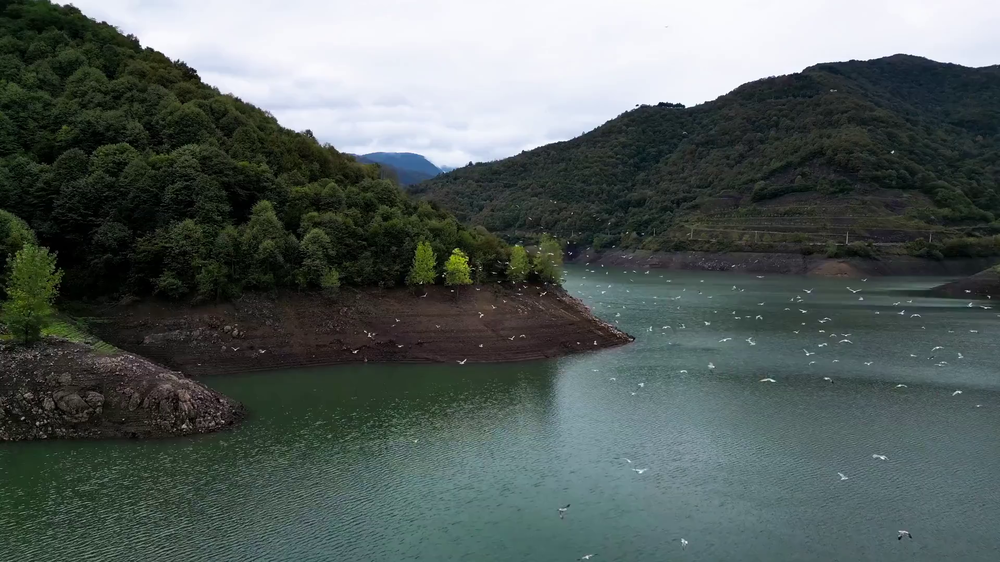
#> input picture frames/frame_0000.png, 1000 x 562 px, shrunk from 1920 x 1080 before the run; its folder holds only this picture in this run
$ python check_frames_visually.py
#> lines starting #> are read from the running program, lines starting #| are printed output that depends on the picture; after the words box and inside, x2 and y2 are one past the last pixel; in counts of white or black regions, pixels touching at a corner belong together
#!/usr/bin/env python3
import cv2
import numpy as np
import os

def check_frames_for_text():
    """Check frames for visible text using OCR-like techniques"""
    frames_dir = 'frames'
    frames = sorted([f for f in os.listdir(frames_dir) if f.endswith('.png')])

    print(f"Checking {len(frames)} frames for visible text...")

    for frame_file in frames[:20]:  # Check first 20 frames
        frame_path = os.path.join(frames_dir, frame_file)
        img = cv2.imread(frame_path)
#> img is the input picture: shape (562, 1000, 3); mean B, G, R 92.3, 95.1, 85.2

        if img is None:
            continue

        # Convert to grayscale
        gray = cv2.cvtColor(img, cv2.COLOR_BGR2GRAY)
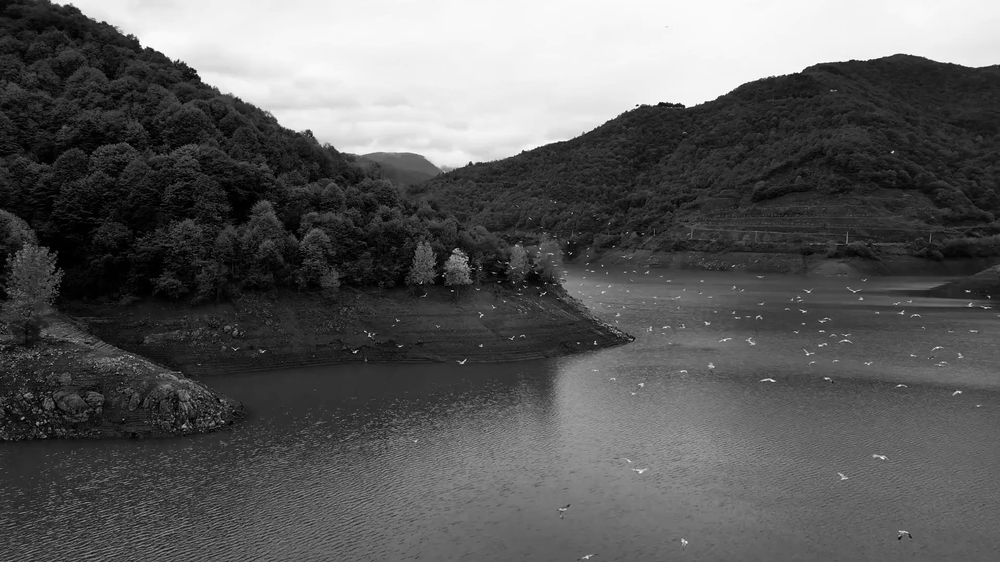
#> gray: shape (562, 1000); min 0, max 255, mean 91.8

        # Apply threshold to find text-like regions
        _, thresh = cv2.threshold(gray, 127, 255, cv2.THRESH_BINARY)
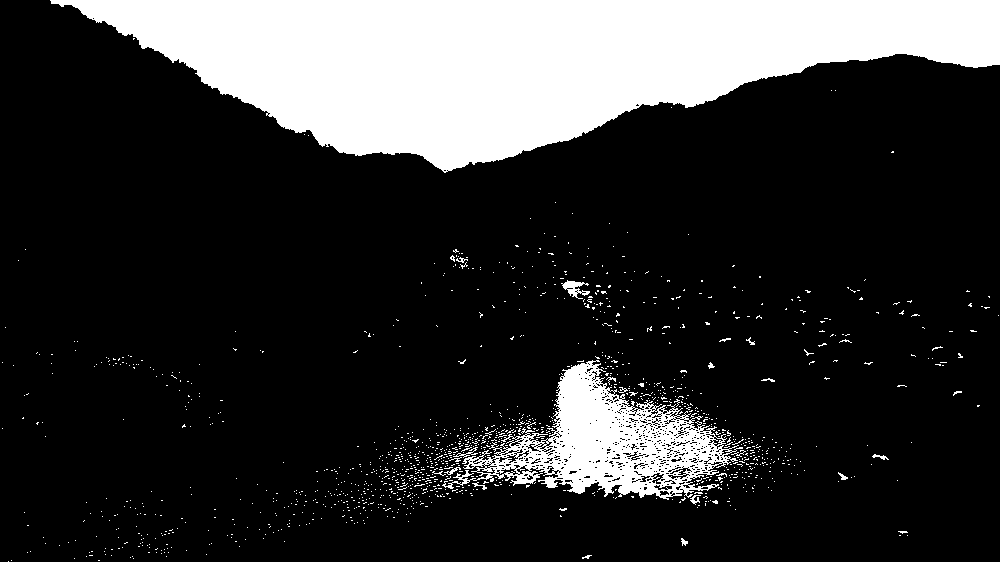
#> thresh: shape (562, 1000); 20.1% white; 1349 white regions (1327 under 20 px), largest, box (x1, y1, x2, y2) and area: (50, 0, 1000, 173) 93219, (442, 360, 743, 500) 15586, (561, 280, 590, 299) 237

        # Look for high contrast regions (potential text)
        edges = cv2.Canny(gray, 50, 150)
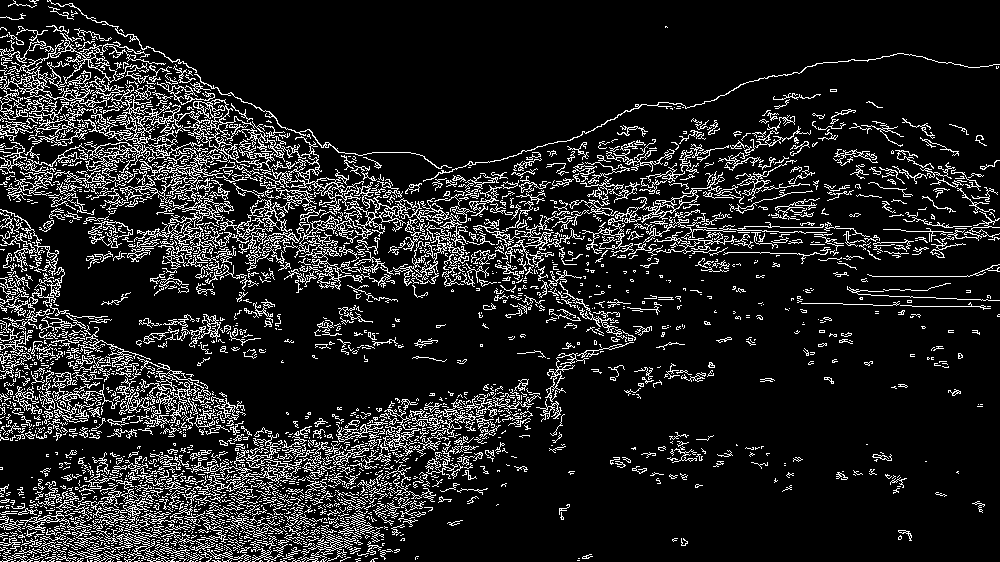
#> edges: shape (562, 1000); 12.9% white in thin lines or dots
        edge_density = np.sum(edges > 0) / (edges.shape[0] * edges.shape[1])
#> edge_density = 0.129

        # Check if frame has unusual patterns that might be text
        # Look at specific regions where text might appear (corners, center)
        h, w = gray.shape
#> h = 562; w = 1000

        # Check corners and center
        regions = [
            gray[0:h//10, 0:w//10],  # Top-left
            gray[0:h//10, -w//10:],  # Top-right
            gray[-h//10:, 0:w//10],  # Bottom-left
            gray[-h//10:, -w//10:],  # Bottom-right
            gray[h//2-h//20:h//2+h//20, w//2-w//20:w//2+w//20],  # Center
        ]

        for i, region in enumerate(regions):
            # Check if region has high variance (text has high variance)
            if np.var(region) > 1000:  # Threshold for text-like variance
                print(f"Frame {frame_file}, region {i} has high variance (might contain text)")
                # Extract LSBs from this region
                lsb_bits = region & 1
                # Try to extract text from LSBs
                flat = lsb_bits.flatten()
                bit_string = ''.join([str(int(b)) for b in flat])
                text = ''
                for j in range(0, len(bit_string) - 7, 8):
                    byte_val = int(bit_string[j:j+8], 2)
                    if 32 <= byte_val <= 126:
                        text += chr(byte_val)
                if len(text) > 10:
                    # Check for flag patterns
                    import re
                    flag_matches = re.findall(r'[fF][lL][aA][gG]\{[^}]+\}', text)
                    if flag_matches:
                        print(f"  FLAG FOUND: {flag_matches}")
                    elif 'flag' in text.lower():
                        print(f"  Potential flag text: {text[:100]}")
#> this loop made 5 passes
#| Frame frame_0000.png, region 0 has high variance (might contain text)
#> pass 1, in check_frames_for_text, `lsb_bits = region & 1`:
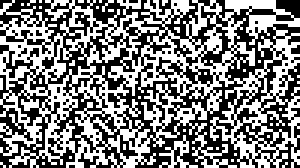
#> lsb_bits: shape (56, 100) (shown 3 times larger); values 0 (black) and 1 (white), 49.8% white in thin lines or dots

if __name__ == '__main__':
    check_frames_for_text()
